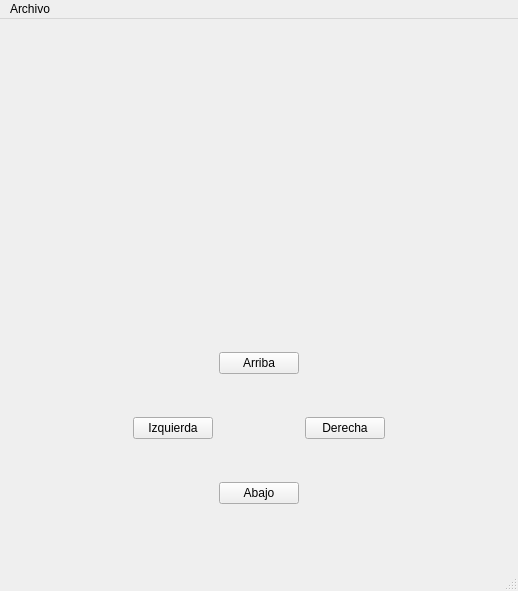
<?xml version="1.0" encoding="UTF-8"?>
<ui version="4.0">
 <class>Juego</class>
 <widget class="QMainWindow" name="Juego">
  <property name="geometry">
   <rect>
    <x>0</x>
    <y>0</y>
    <width>518</width>
    <height>591</height>
   </rect>
  </property>
  <property name="windowTitle">
   <string>Juego</string>
  </property>
  <widget class="QWidget" name="centralwidget">
   <layout class="QVBoxLayout" name="verticalLayout">
    <item>
     <widget class="QLabel" name="marco">
      <property name="text">
       <string/>
      </property>
     </widget>
    </item>
    <item>
     <widget class="QWidget" name="widget" native="true">
      <property name="maximumSize">
       <size>
        <width>16777215</width>
        <height>16777215</height>
       </size>
      </property>
      <layout class="QHBoxLayout" name="horizontalLayout">
       <item>
        <spacer name="horizontalSpacer">
         <property name="orientation">
          <enum>Qt::Horizontal</enum>
         </property>
         <property name="sizeHint" stdset="0">
          <size>
           <width>97</width>
           <height>20</height>
          </size>
         </property>
        </spacer>
       </item>
       <item>
        <widget class="QWidget" name="widget_2" native="true">
         <layout class="QGridLayout" name="gridLayout">
          <item row="3" column="1">
           <widget class="QPushButton" name="btnAbajo">
            <property name="text">
             <string>Abajo</string>
            </property>
           </widget>
          </item>
          <item row="2" column="0">
           <widget class="QPushButton" name="btnIzqueirda">
            <property name="text">
             <string>Izquierda</string>
            </property>
           </widget>
          </item>
          <item row="2" column="2">
           <widget class="QPushButton" name="btnDerecha">
            <property name="text">
             <string>Derecha</string>
            </property>
           </widget>
          </item>
          <item row="1" column="1">
           <widget class="QPushButton" name="btnArriba">
            <property name="text">
             <string>Arriba</string>
            </property>
           </widget>
          </item>
         </layout>
        </widget>
       </item>
       <item>
        <spacer name="horizontalSpacer_2">
         <property name="orientation">
          <enum>Qt::Horizontal</enum>
         </property>
         <property name="sizeHint" stdset="0">
          <size>
           <width>97</width>
           <height>20</height>
          </size>
         </property>
        </spacer>
       </item>
      </layout>
     </widget>
    </item>
   </layout>
  </widget>
  <widget class="QMenuBar" name="menubar">
   <property name="geometry">
    <rect>
     <x>0</x>
     <y>0</y>
     <width>518</width>
     <height>22</height>
    </rect>
   </property>
   <widget class="QMenu" name="menuArchivo">
    <property name="title">
     <string>Archivo</string>
    </property>
    <addaction name="actionConfigraci0n"/>
    <addaction name="separator"/>
    <addaction name="actionSalir"/>
   </widget>
   <addaction name="menuArchivo"/>
  </widget>
  <widget class="QStatusBar" name="statusbar"/>
  <action name="actionConfigraci0n">
   <property name="text">
    <string>Configración</string>
   </property>
  </action>
  <action name="actionSalir">
   <property name="text">
    <string>Salir</string>
   </property>
  </action>
 </widget>
 <resources/>
 <connections/>
</ui>
